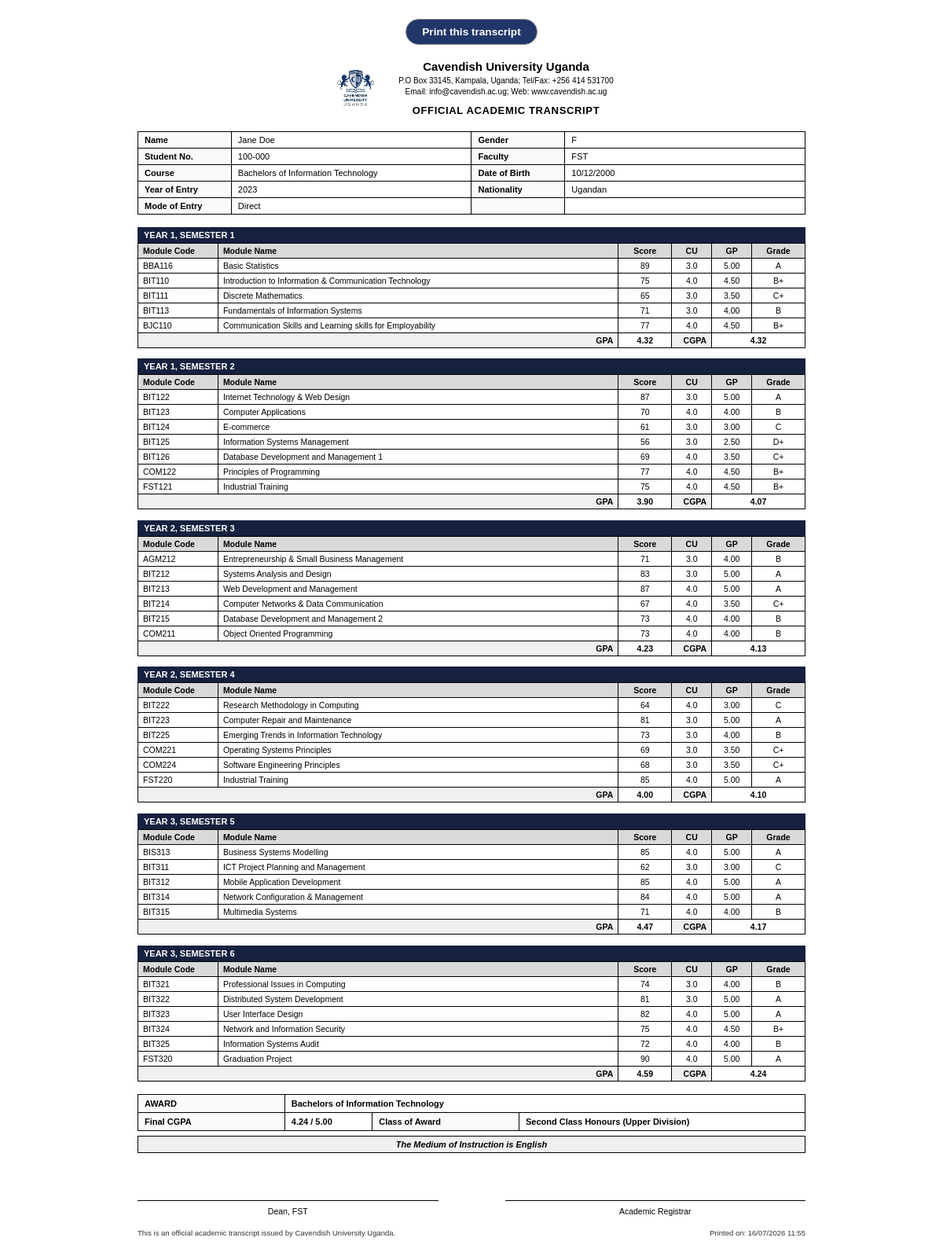
The app's page /TranscriptStatement.php (signed in) with its own data.
### tables this page shows
CREATE TABLE IF NOT EXISTS `program_tb` (
  `ID` int NOT NULL,
  `program_code` varchar(10) NOT NULL,
  `program_name` varchar(150) NOT NULL,
  `program_dept` varchar(150) NOT NULL,
  `program_faculty` varchar(150) NOT NULL,
  `student_ID` varchar(10) NOT NULL,
  PRIMARY KEY (`program_code`),
  UNIQUE KEY `ID` (`ID`),
  UNIQUE KEY `student_ID` (`student_ID`)
);

CREATE TABLE IF NOT EXISTS `student_tb` (
  `ID` int NOT NULL AUTO_INCREMENT,
  `student_ID` varchar(10) NOT NULL,
  `student_name` varchar(100) NOT NULL,
  `student_email` varchar(50) NOT NULL,
  `student_password` varchar(255) NOT NULL,
  `program_code` varchar(10) NOT NULL,
  `gender` enum('M','F') NOT NULL,
  `nationality` varchar(100) NOT NULL,
  `date_of_birth` date NOT NULL,
  `intake_year` int NOT NULL,
  `intake_session` enum('JAN','MAY','AUG') NOT NULL,
  `mode_of_entry` enum('Direct','Transfer','Foundation','Mature','Diploma') NOT NULL,
  PRIMARY KEY (`ID`),
  UNIQUE KEY `student_ID` (`student_ID`)
);

CREATE TABLE IF NOT EXISTS `results_tb` (
  `ID` int NOT NULL AUTO_INCREMENT,
  `module_code` varchar(10) NOT NULL,
  `student_ID` varchar(10) NOT NULL,
  `year_no` int NOT NULL,
  `sem_no` int NOT NULL,
  `cat1_mk` int NOT NULL,
  `cat2_mk` int NOT NULL,
  `exam_mk` int NOT NULL,
  `grade_point` decimal(3,2) NOT NULL,
  `letter_grade` varchar(5) NOT NULL,
  `final_total` int NOT NULL,
  `status_retake_pass` varchar(20) NOT NULL,
  `created_at` timestamp NOT NULL,
  PRIMARY KEY (`ID`),
  UNIQUE KEY `uq_result_student_module` (`student_ID`,`module_code`),
  KEY `module_code` (`module_code`),
  KEY `student_ID` (`student_ID`),
  KEY `letter_grade` (`letter_grade`),
  KEY `grade_point_2` (`grade_point`)
);

CREATE TABLE IF NOT EXISTS `module_tb` (
  `ID` int NOT NULL,
  `module_code` varchar(10) NOT NULL,
  `module_name` varchar(250) NOT NULL,
  `year_no` int NOT NULL,
  `sem_no` int NOT NULL,
  `program_code` varchar(10) NOT NULL,
  `credit_unit` decimal(3,1) NOT NULL,
  PRIMARY KEY (`ID`),
  UNIQUE KEY `module_code_2` (`module_code`),
  KEY `module_code` (`module_code`),
  KEY `program_code` (`program_code`)
);

### TranscriptStatement.php (the view, shortened to what this page needs)
<?php
$db_host = "127.0.0.1";
$db_port = "3306";
$db_name = "apaagps_db";
$db_user = "root";
$db_pass = "";
$studentID = $_SESSION["student_ID"];
try {
    $dsn = "mysql:host={$db_host};port={$db_port};dbname={$db_name};charset=utf8mb4";
    $pdo = new PDO($dsn, $db_user, $db_pass, [
        PDO::ATTR_ERRMODE            => PDO::ERRMODE_EXCEPTION,
        PDO::ATTR_DEFAULT_FETCH_MODE => PDO::FETCH_ASSOC,
        PDO::ATTR_EMULATE_PREPARES   => false,
    ]);
} catch (PDOException $e) {
    die("Database connection failed: " . $e->getMessage());
}
$stmtS = $pdo->prepare("
    SELECT s.student_ID, s.student_name, s.gender, s.nationality, s.date_of_birth,
           s.intake_year, s.intake_session, s.mode_of_entry, s.program_code,
           p.program_name, p.program_faculty
    FROM   student_tb s
    JOIN   program_tb p ON s.program_code = p.program_code
    WHERE  s.student_ID = ?
    LIMIT  1
");
$stmtS->execute([$studentID]);
$student = $stmtS->fetch();
$stmtR = $pdo->prepare("
    SELECT r.year_no, r.sem_no, r.module_code, m.module_name, m.credit_unit,
           r.final_total, r.grade_point, r.letter_grade, r.status_retake_pass,
           IFNULL(t.term_month, '—') AS calendar_month,
           (s.intake_year + IFNULL(t.year_offset, 0)) AS calendar_year
    FROM   results_tb r
    JOIN   module_tb  m ON r.module_code = m.module_code
    JOIN   student_tb s ON r.student_ID = s.student_ID
    LEFT JOIN term_mapping_tb t ON s.intake_session = t.intake_session
                               AND r.year_no = t.year_no
                               AND r.sem_no = t.sem_no
    WHERE  r.student_ID = ?
    ORDER  BY r.year_no ASC, r.sem_no ASC, r.module_code ASC
");
$stmtR->execute([$studentID]);
$allResults = $stmtR->fetchAll();
$stmtG = $pdo->prepare("SELECT sem_no, gpa_value FROM gpa_tb WHERE student_ID = ?");
$stmtG->execute([$studentID]);
$gpaMap = [];
foreach ($stmtG->fetchAll() as $g) { $gpaMap[(int)$g["sem_no"]] = (float)$g["gpa_value"]; }
$stmtC = $pdo->prepare("SELECT year_no, sem_no, cgpa_value FROM cgpa_tb WHERE student_ID = ?");
$stmtC->execute([$studentID]);
$cgpaMap = [];
$finalCgpa = 0.0;
foreach ($stmtC->fetchAll() as $c) {
    $cgpaMap["{$c['year_no']}-{$c['sem_no']}"] = (float)$c["cgpa_value"];
}
$grouped = [];
foreach ($allResults as $row) {
    $k = "{$row['year_no']}-{$row['sem_no']}";
    $grouped[$k]["year"]   = (int)$row["year_no"];
    $grouped[$k]["sem"]    = (int)$row["sem_no"];
    $grouped[$k]["rows"][] = $row;
}
ksort($grouped, SORT_NATURAL);
$lastKey = array_key_last($grouped);
if ($lastKey !== null) {
    $finalCgpa = $cgpaMap[$lastKey] ?? 0.0;
}
function classOfAward(float $cgpa): string {
    return match(true) {
        $cgpa >= 4.40 => "First Class Honours",
        $cgpa >= 3.60 => "Second Class Honours (Upper Division)",
        $cgpa >= 2.80 => "Second Class Honours (Lower Division)",
        $cgpa >= 2.00 => "Pass",
        default       => "Fail",
    };
}
$awardClass = classOfAward($finalCgpa);
function fmtDob(?string $dob): string {
    $d = DateTime::createFromFormat('Y-m-d', $dob);
    return $d ? $d->format('d/m/Y') : htmlspecialchars($dob);
}
$today = (new DateTime())->format('d/m/Y H:i');
?>
<!DOCTYPE html>
<html lang="en">
<head>
</head>
<body>
    <div class="print-controls">
        <button onclick="window.print()">Print this transcript</button>
    </div>
    <div class="sheet">
        <div class="letterhead">
            <div class="letterhead_image">
                <img src="images/cu_logo.jpg" alt="Cavendish Logo">
            </div>
            <div class="letterhead_text">
                <h1>Cavendish University Uganda</h1>
                <p>P.O Box 33145, Kampala, Uganda; Tel/Fax: +256 414 531700</p>
                <p>Email: info@cavendish.ac.ug; Web: www.cavendish.ac.ug</p>
                <p class="doc-title">OFFICIAL ACADEMIC TRANSCRIPT</p>
            </div>
        </div>
        <table class="bio-table">
            <tr>
                <td class="label">Name</td>
                <td class="value"><?= htmlspecialchars($student["student_name"]) ?></td>
                <td class="label">Gender</td>
                <td class="value"><?= htmlspecialchars($student["gender"]) ?></td>
            </tr>
            <tr>
                <td class="label">Student No.</td>
                <td class="value"><?= htmlspecialchars($student["student_ID"]) ?></td>
                <td class="label">Faculty</td>
                <td class="value"><?= htmlspecialchars($student["program_faculty"]) ?></td>
            </tr>
            <tr>
                <td class="label">Course</td>
                <td class="value"><?= htmlspecialchars($student["program_name"]) ?></td>
                <td class="label">Date of Birth</td>
                <td class="value"><?= fmtDob($student["date_of_birth"]) ?></td>
            </tr>
            <tr>
                <td class="label">Year of Entry</td>
                <td class="value"><?= htmlspecialchars($student["intake_year"]) ?></td>
                <td class="label">Nationality</td>
                <td class="value"><?= htmlspecialchars($student["nationality"]) ?></td>
            </tr>
            <tr>
                <td class="label">Mode of Entry</td>
                <td class="value"><?= htmlspecialchars($student["mode_of_entry"]) ?></td>
                <td class="label"></td>
                <td class="value"></td>
            </tr>
        </table>
        <?php foreach ($grouped as $key => $block):
            $year = $block["year"];
            $sem  = $block["sem"];
            $rows = $block["rows"];
            $gpa  = $gpaMap[$sem] ?? null;
            $cgpa = $cgpaMap["{$year}-{$sem}"] ?? null;
        ?>
        <div class="sem-section">
            <div class="sem-title">Year <?= $year ?>, SEMESTER <?= $sem ?></div>
            <table class="results-table">
                <thead>
                    <tr>
                        <th style="width:12%">Module Code</th>
                        <th>Module Name</th>
                        <th class="num" style="width:8%">Score</th>
                        <th class="num" style="width:6%">CU</th>
                        <th class="num" style="width:6%">GP</th>
                        <th class="num" style="width:8%">Grade</th>
                    </tr>
                </thead>
                <tbody>
                    <?php foreach ($rows as $r): ?>
                    <tr>
                        <td><?= htmlspecialchars($r["module_code"]) ?></td>
                        <td><?= htmlspecialchars($r["module_name"]) ?></td>
                        <td class="num"><?= (int)$r["final_total"] ?></td>
                        <td class="num"><?= htmlspecialchars($r["credit_unit"]) ?></td>
                        <td class="num"><?= htmlspecialchars($r["grade_point"]) ?></td>
                        <td class="num"><?= htmlspecialchars($r["letter_grade"]) ?></td>
                    </tr>
                    <?php endforeach; ?>
                    <tr class="gpa-footer-row">
                        <?php if ($cgpa !== null): ?>
                            <td colspan="2">GPA</td>
                            <td class="gpa-val"><?= number_format($gpa ?? 0, 2) ?></td>
                            <td colspan="1">CGPA</td>
                            <td class="cgpa-val" colspan="2"><?= number_format($cgpa, 2) ?></td>
                        <?php else: ?>
                            <td colspan="4">GPA</td>
                            <td class="gpa-val" colspan="2"><?= number_format($gpa ?? 0, 2) ?></td>
                        <?php endif; ?>
                    </tr>
                </tbody>
            </table>
        </div>
        <?php endforeach; ?>
        <table class="award-table">
            <tr>
                <td class="label">AWARD</td>
                <td colspan="3" class="award-val"><?= htmlspecialchars($student["program_name"]) ?></td>
            </tr>
            <tr>
                <td class="label">Final CGPA</td>
                <td class="award-val"><?= number_format($finalCgpa, 2) ?> / 5.00</td>
                <td class="label">Class of Award</td>
                <td class="award-val"><?= htmlspecialchars($awardClass) ?></td>
            </tr>
        </table>
        <div class="medium-note">The Medium of Instruction is English</div>
        <div class="sign-block">
            <div class="sign-col">
                <div class="sign-line"></div>
                <div>Dean, <?= htmlspecialchars($student["program_faculty"]) ?></div>
            </div>
            <div class="sign-col">
                <div class="sign-line"></div>
                <div>Academic Registrar</div>
            </div>
        </div>
        <div class="doc-footer">
            <span>This is an official academic transcript issued by Cavendish University Uganda.</span>
            <span>Printed on: <?= $today ?></span>
        </div>
    </div>
</body>
</html>

### TranscriptStatement.php (style rules this page uses)
* { box-sizing: border-box; margin: 0; padding: 0; }
body { font-family: Arial, Helvetica, sans-serif; font-size: 11px; color: #000; background: #fff; padding: 1.5rem 2rem; }
.sheet { max-width: 850px; margin: 0 auto; }
.letterhead { display: flex; gap: 2em; justify-content: center; align-items: center; text-align: center; margin-bottom: 1rem; }
img { width: 6em; }
.letterhead h1 { font-size: 15px; font-weight: 700; margin-bottom: .2rem; }
.letterhead p { font-size: 10px; line-height: 1.4; }
.letterhead .doc-title { font-size: 13px; font-weight: 700; margin-top: .5rem; letter-spacing: .05em; }
.bio-table { width: 100%; border-collapse: collapse; margin-bottom: 1rem; }
.bio-table td { border: 1px solid #000; padding: 4px 8px; font-size: 11px; vertical-align: top; }
.bio-table td.label { font-weight: 700; width: 14%; background: #fafafa; }
.bio-table td.value { width: 36%; }
.sem-section { margin-bottom: .85rem; }
.sem-title { background: #16213f; color: #fff; font-weight: 700; font-size: 11px; padding: 4px 8px; text-transform: uppercase; }
table.results-table { width: 100%; border-collapse: collapse; }
table.results-table th, table.results-table td { border: 1px solid #000; padding: 3px 6px; font-size: 10.5px; }
table.results-table th { background: #d9d9d9; font-weight: 700; text-align: left; }
table.results-table td.num, table.results-table th.num { text-align: center; }
.gpa-footer-row td { font-weight: 700; background: #f0f0f0; text-align: right; }
.gpa-footer-row td.gpa-val, .gpa-footer-row td.cgpa-val { text-align: center; background: #fff; }
.award-table { width: 100%; border-collapse: collapse; margin-top: 1rem; }
.award-table td { border: 1px solid #000; padding: 5px 8px; font-size: 11px; }
.award-table td.label { font-weight: 700; width: 22%; background: #fafafa; }
.award-table td.award-val { font-weight: 700; }
.medium-note { text-align: center; font-weight: 700; font-style: italic; font-size: 11px; border: 1px solid #000; padding: 4px; margin-top: .4rem; background: #f0f0f0; }
.sign-block { margin-top: 2.2rem; display: flex; justify-content: space-between; font-size: 10.5px; }
.sign-col { text-align: center; width: 45%; }
.sign-line { display: inline-block; border-bottom: 1px solid #000; width: 100%; margin-bottom: .3rem; height: 1.6rem; }
.doc-footer { display: flex; justify-content: space-between; margin-top: 1rem; font-size: 9.5px; color: #333; }
.print-controls { text-align: center; margin-bottom: 1.2rem; }
.print-controls button { padding: .5rem 1.3rem; border-radius: 20px; border: 1px solid #888; background: #213769; color: #fff; font-weight: 600; font-size: .85rem; cursor: pointer; font-family: Arial, sans-serif; }

### records on screen
program_tb: student_tb.student_name "Jane Doe", student_tb.gender "F", student_tb.student_ID "100-000", program_faculty "FST", program_name "Bachelors of Information Technology", student_tb.date_of_birth "10/12/2000", student_tb.intake_year "2023", student_tb.nationality "Ugandan", student_tb.mode_of_entry "Direct"
results_tb: module_code "BBA116", module_tb.module_name "Basic Statistics", final_total "89", module_tb.credit_unit "3.0", grade_point "5.00", letter_grade "A"
results_tb: module_code "BIT110", module_tb.module_name "Introduction to Information & Communication Technology", final_total "75", module_tb.credit_unit "4.0", grade_point "4.50", letter_grade "B+"
results_tb: module_code "BIT111", module_tb.module_name "Discrete Mathematics", final_total "65", module_tb.credit_unit "3.0", grade_point "3.50", letter_grade "C+"
results_tb: module_code "BIT113", module_tb.module_name "Fundamentals of Information Systems", final_total "71", module_tb.credit_unit "3.0", grade_point "4.00", letter_grade "B"
results_tb: module_code "BJC110", module_tb.module_name "Communication Skills and Learning skills for Employability", final_total "77", module_tb.credit_unit "4.0", grade_point "4.50", letter_grade "B+"
results_tb: module_code "BIT122", module_tb.module_name "Internet Technology & Web Design", final_total "87", module_tb.credit_unit "3.0", grade_point "5.00", letter_grade "A"
results_tb: module_code "BIT123", module_tb.module_name "Computer Applications", final_total "70", module_tb.credit_unit "4.0", grade_point "4.00", letter_grade "B"
results_tb: module_code "BIT124", module_tb.module_name "E-commerce", final_total "61", module_tb.credit_unit "3.0", grade_point "3.00", letter_grade "C"
results_tb: module_code "BIT125", module_tb.module_name "Information Systems Management", final_total "56", module_tb.credit_unit "3.0", grade_point "2.50", letter_grade "D+"
results_tb: module_code "BIT126", module_tb.module_name "Database Development and Management 1", final_total "69", module_tb.credit_unit "4.0", grade_point "3.50", letter_grade "C+"
results_tb: module_code "COM122", module_tb.module_name "Principles of Programming", final_total "77", module_tb.credit_unit "4.0", grade_point "4.50", letter_grade "B+"
results_tb: module_code "FST121", module_tb.module_name "Industrial Training", final_total "75", module_tb.credit_unit "4.0", grade_point "4.50", letter_grade "B+"
results_tb: module_code "AGM212", module_tb.module_name "Entrepreneurship & Small Business Management", final_total "71", module_tb.credit_unit "3.0", grade_point "4.00", letter_grade "B"
results_tb: module_code "BIT212", module_tb.module_name "Systems Analysis and Design", final_total "83", module_tb.credit_unit "3.0", grade_point "5.00", letter_grade "A"
results_tb: module_code "BIT213", module_tb.module_name "Web Development and Management", final_total "87", module_tb.credit_unit "4.0", grade_point "5.00", letter_grade "A"
results_tb: module_code "BIT214", module_tb.module_name "Computer Networks & Data Communication", final_total "67", module_tb.credit_unit "4.0", grade_point "3.50", letter_grade "C+"
results_tb: module_code "BIT215", module_tb.module_name "Database Development and Management 2", final_total "73", module_tb.credit_unit "4.0", grade_point "4.00", letter_grade "B"
results_tb: module_code "COM211", module_tb.module_name "Object Oriented Programming", final_total "73", module_tb.credit_unit "4.0", grade_point "4.00", letter_grade "B"
results_tb: module_code "BIT222", module_tb.module_name "Research Methodology in Computing", final_total "64", module_tb.credit_unit "4.0", grade_point "3.00", letter_grade "C"
results_tb: module_code "BIT223", module_tb.module_name "Computer Repair and Maintenance", final_total "81", module_tb.credit_unit "3.0", grade_point "5.00", letter_grade "A"
results_tb: module_code "BIT225", module_tb.module_name "Emerging Trends in Information Technology", final_total "73", module_tb.credit_unit "3.0", grade_point "4.00", letter_grade "B"
results_tb: module_code "COM221", module_tb.module_name "Operating Systems Principles", final_total "69", module_tb.credit_unit "3.0", grade_point "3.50", letter_grade "C+"
results_tb: module_code "COM224", module_tb.module_name "Software Engineering Principles", final_total "68", module_tb.credit_unit "3.0", grade_point "3.50", letter_grade "C+"
results_tb: module_code "FST220", module_tb.module_name "Industrial Training", final_total "85", module_tb.credit_unit "4.0", grade_point "5.00", letter_grade "A"
results_tb: module_code "BIS313", module_tb.module_name "Business Systems Modelling", final_total "85", module_tb.credit_unit "4.0", grade_point "5.00", letter_grade "A"
results_tb: module_code "BIT311", module_tb.module_name "ICT Project Planning and Management", final_total "62", module_tb.credit_unit "3.0", grade_point "3.00", letter_grade "C"
results_tb: module_code "BIT312", module_tb.module_name "Mobile Application Development", final_total "85", module_tb.credit_unit "4.0", grade_point "5.00", letter_grade "A"
results_tb: module_code "BIT314", module_tb.module_name "Network Configuration & Management", final_total "84", module_tb.credit_unit "4.0", grade_point "5.00", letter_grade "A"
results_tb: module_code "BIT315", module_tb.module_name "Multimedia Systems", final_total "71", module_tb.credit_unit "4.0", grade_point "4.00", letter_grade "B"
results_tb: module_code "BIT321", module_tb.module_name "Professional Issues in Computing", final_total "74", module_tb.credit_unit "3.0", grade_point "4.00", letter_grade "B"
results_tb: module_code "BIT322", module_tb.module_name "Distributed System Development", final_total "81", module_tb.credit_unit "3.0", grade_point "5.00", letter_grade "A"
results_tb: module_code "BIT323", module_tb.module_name "User Interface Design", final_total "82", module_tb.credit_unit "4.0", grade_point "5.00", letter_grade "A"
results_tb: module_code "BIT324", module_tb.module_name "Network and Information Security", final_total "75", module_tb.credit_unit "4.0", grade_point "4.50", letter_grade "B+"
results_tb: module_code "BIT325", module_tb.module_name "Information Systems Audit", final_total "72", module_tb.credit_unit "4.0", grade_point "4.00", letter_grade "B"
results_tb: module_code "FST320", module_tb.module_name "Graduation Project", final_total "90", module_tb.credit_unit "4.0", grade_point "5.00", letter_grade "A"

### other values on screen
$year "1"
$sem "1"
$gpa "4.32"
$cgpa "4.32"
$sem "2"
$gpa "3.90"
$cgpa "4.07"
$year "2"
$sem "3"
$gpa "4.23"
$cgpa "4.13"
$sem "4"
$gpa "4.00"
$cgpa "4.10"
$year "3"
